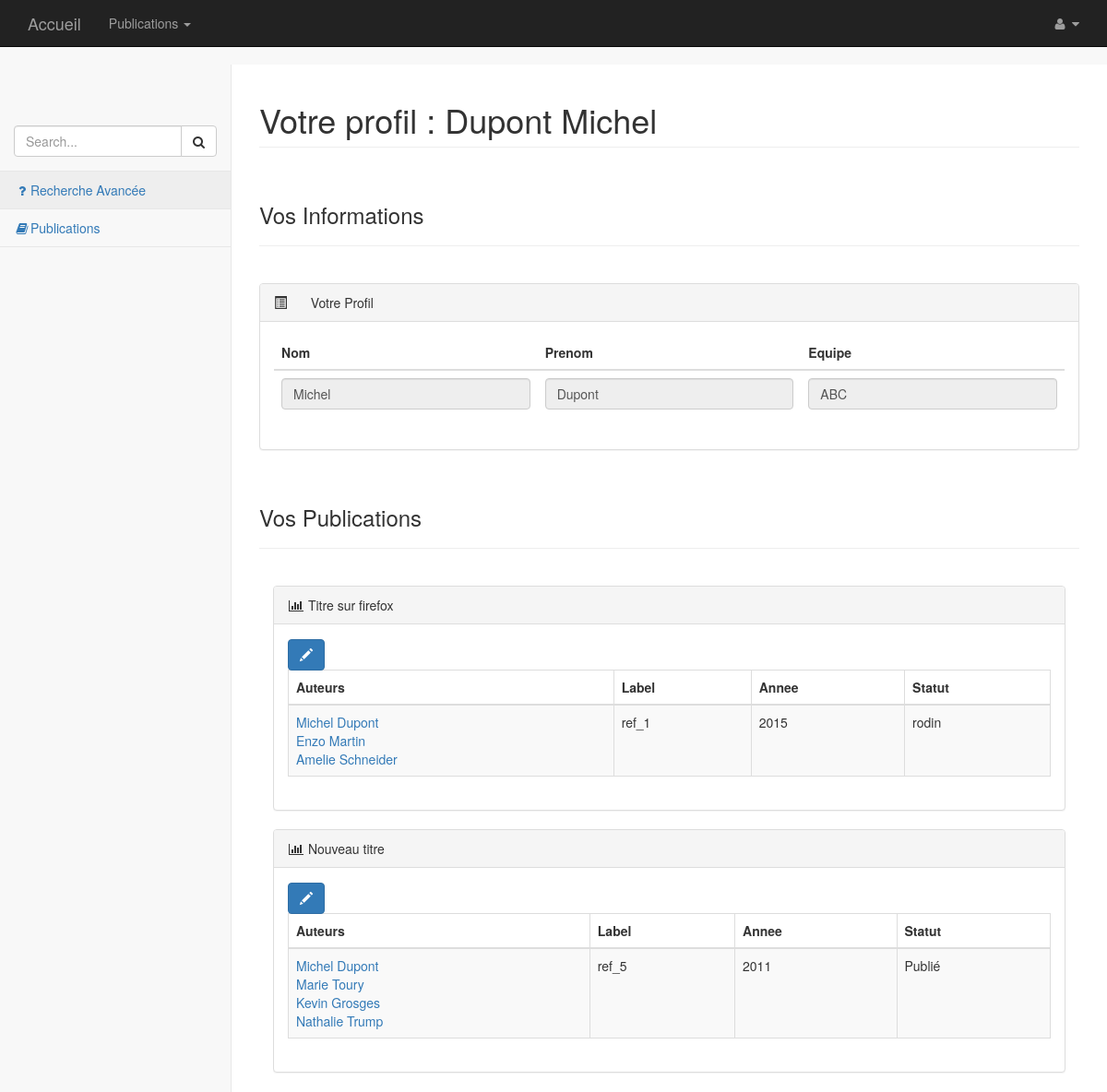
/index.php?controleur=profil&action=&id=1 (signed in), run on the app's committed database.
### tables this page shows
CREATE TABLE IF NOT EXISTS `Auteur` (
  `id` int(11) NOT NULL AUTO_INCREMENT,
  `organisation` varchar(50) NOT NULL,
  `equipe` varchar(25) NOT NULL,
  `nom` varchar(25) NOT NULL,
  `prenom` varchar(25) NOT NULL,
  PRIMARY KEY (`id`)
);

CREATE TABLE IF NOT EXISTS `Publication` (
  `id` int(11) NOT NULL AUTO_INCREMENT,
  `titre_article` varchar(500) NOT NULL,
  `reference_publication` varchar(500) NOT NULL,
  `annee` int(11) NOT NULL,
  `categorie` varchar(25) NOT NULL,
  `lieu` varchar(100) DEFAULT NULL,
  `statut` varchar(20) NOT NULL,
  `date_ajout` date NOT NULL,
  PRIMARY KEY (`id`)
);

### Controleur/ControleurProfil.php (called while the page is built, shortened)
<?php
    require_once('Classes/Publication.php');
    require_once('Classes/Chercheur.php');
    require_once 'Core/Controleur.php';
    class ControleurProfil extends Controleur{
            public function index(){
                $this->chercheur = new Chercheur('1', 'michel', 'dupont', 'UTT', 'equipe');
                $idChercheur = $this->requete->getParametre('id');
                $nomChercheur = $this->chercheur->getChercheur($idChercheur)->getNom();
                $prenomChercheur = $this->chercheur->getChercheur($idChercheur)->getPrenom();
                $titrePage = 'Votre profil : ' . $prenomChercheur . ' ' .$nomChercheur;
                $donneesSpecifiques = array('auteur' => $this->chercheur->getChercheur($idChercheur),'titrePage' => $titrePage,'publicationsAuteur' => $this->chercheur->getChercheur($idChercheur)->getPublications($idChercheur));
                $vue = new Vue('Profil/index');
                $vue->generer($donneesSpecifiques,'profil');
            }
    }

### Core/Routeur.php (called while the page is built, shortened)
<?php
    require_once 'Core/Vue.php';
    require_once 'Requete.php';
    class Routeur{
        public function routerRequete(){
            try{
                $requete = new Requete(array_merge($_GET, $_POST));
                $controleur = $this->creerControleur($requete);
                $action = $this->creerAction($requete);
                $controleur->executerAction($action);
            }
            catch(Exception $e){
                $this->gererErreur($e);
            }
        }
        private function creerControleur(Requete $requete){
            $controleur = "Accueil";
            if($requete->existeParametre('controleur')){
                $controleur = $requete->getParametre('controleur');
                $controleur = ucfirst($controleur);
            }
            $classeControleur = 'Controleur' . $controleur;
            $fichierControleur = 'Controleur/' . $classeControleur . '.php';
            if(file_exists($fichierControleur)){
                $controleur = new $classeControleur();
                $controleur->setRequete($requete);
                return $controleur;
            }
            else{
                throw new Exception("Fichier '$fichierControleur' introuvable");
            }
        }
        private function creerAction(Requete $requete){
            $action = "index";
            return $action;
        }
    }

### index.php (called while the page is built, shortened)
<?php
    require 'Core/Routeur.php';
    $routeur = new Routeur();
    $routeur->routerRequete();

### Core/Requete.php (called while the page is built, shortened)
<?php
    class Requete{
        private $parametres;
        public function __construct($parametres){
            $this->parametres = $parametres;
        }
        public function existeParametre($nom){
            return (isset($this->parametres[$nom]) && $this->parametres[$nom] != '');
        }
        public function getParametre($nom){
            if($this->existeParametre($nom)){
                return $this->parametres[$nom];
            }
            else{
                throw new Exception("Le parametre '$nom' absent de la requete");
            }
        }
    }

### Classes/Chercheur.php (called while the page is built, shortened)
<?php
    require_once 'Core/Modele.php';
    require_once 'Publication.php';
    class Chercheur extends Modele{
	private $id;
        private $nom;
	private $prenom;
	private $equipe;
        public function __construct ($id,$nom,$prenom,$organisation,$equipe){
		$this->id = $id;
		$this->nom = $nom;
		$this->prenom= $prenom;
		$this->equipe = $equipe;
        }
        public function getId(){return ($this->id);}
	public function getNom(){return ($this->nom);}
	public function getPrenom(){return ($this->prenom);}
        public function getEquipe(){return ($this->equipe);}
	public function getPublications($idChercheur = null, $categorie = null){
            if($idChercheur == null & $categorie != null){
                $reqPublications = 'SELECT Publication.* FROM Publication WHERE Publication.categorie = ? ORDER BY Publication.annee DESC;';
                $reponsePublications = $this->executerRequete($reqPublications, array($categorie));
            }
            elseif($categorie == null){
                $reqPublications = 'SELECT Publication.* FROM Publication, redige WHERE Publication.id = redige.Publication_id AND redige.Auteur_id = ? ORDER BY Publication.annee DESC;';
                $reponsePublications = $this->executerRequete($reqPublications, array($idChercheur));
            }
            else{
                $reqPublications = 'SELECT Publication.* FROM Publication, redige WHERE Publication.id = redige.Publication_id AND redige.Auteur_id = ? AND Publication.categorie = ?  ORDER BY Publication.annee DESC;';
                $reponsePublications = $this->executerRequete($reqPublications, array($idChercheur, $categorie));
            }
            while($donneesPublication = $reponsePublications->fetch()){
                $reqAuteurs = 'SELECT Auteur.* FROM redige, Auteur WHERE Auteur.id = redige.Auteur_id AND redige.Publication_id = ?';
                $reponseAuteurs = $this->executerRequete($reqAuteurs, array($donneesPublication['id']));
                while($donneesAuteurs = $reponseAuteurs->fetch()){
                    $idAuteurs[] = new Chercheur($donneesAuteurs['id'], $donneesAuteurs['nom'], $donneesAuteurs['prenom'], $donneesAuteurs['organisation'], $donneesAuteurs['equipe']);
                }
                $publications[] = new Publication($donneesPublication['id'], $idAuteurs, $donneesPublication['titre_article'], $donneesPublication['reference_publication'], $donneesPublication['annee'], $donneesPublication['statut'], $donneesPublication['categorie']);
                unset($idAuteurs);
            }
            if (empty($publications)){
                return null;
            }
            else{
                return $publications;
            }
	}
        public function getChercheur($id){
            $sql = 'SELECT * FROM Auteur WHERE id = ?';
            $resultat = $this->executerRequete($sql, array($id));
            $chercheurID = $resultat->fetch();
            $chercheur = new Chercheur($chercheurID['id'], $chercheurID['nom'], $chercheurID['prenom'], $chercheurID['organisation'], $chercheurID['equipe']);
            return $chercheur;
        }
    }

### Core/Modele.php (called while the page is built)
<?php
    require_once 'Configuration.php';
    abstract class Modele{
        private static $bdd;
        protected function executerRequete($sql, $params = null){
            if($params == null){
                $resultat = self::getBdd()->query($sql);
            }
            else{
                $resultat = self::getBdd()->prepare($sql);
                $resultat->execute($params);
            }
            return $resultat;
        }
        private static function getBdd(){
            if(self::$bdd == null){
                $dsn = Configuration::get("dsn");
                $login = Configuration::get("login");
                $mdp = Configuration::get("mdp");
                self::$bdd = new PDO($dsn, $login, $mdp,
                            array(PDO::ATTR_ERRMODE => PDO::ERRMODE_EXCEPTION));
            }
            return self::$bdd;
        }
    }

### Core/Configuration.php (called while the page is built)
<?php
    class Configuration{
        private static $parametres;
        public static function get($nom, $valeurDefaut = null){
            if(isset(self::getParametres()[$nom])){
                $valeur = self::getParametres()[$nom];
            }
            else{
                $valeur = $valeurDefaut;
            }
            return $valeur;
        }
        private static function getParametres(){
            if(self::$parametres == null){
                $cheminFichier = 'Config/prod.ini';
                if(!file_exists($cheminFichier)){
                    $cheminFichier = 'Config/dev.ini';
                }
                if(!file_exists($cheminFichier)){
                    throw new Exception('Aucun fichier de configuration trouvé');
                }
                else{
                    self::$parametres = parse_ini_file($cheminFichier);
                }
            }
            return self::$parametres;
        }
    }

### Classes/Publication.php (called while the page is built, shortened)
<?php
    require_once 'Core/Modele.php';
    class Publication extends Modele{
	private $id;
        private $auteurs = array();
        private $titre;
        private $ref;
        private $annee;
        private $statut;
        public function __construct($id, $auteurs, $titre, $ref, $annee, $statut, $type) {
		$this->id = $id;
        	$this->auteurs = $auteurs;
		$this->titre = $titre;
		$this->ref = $ref;
		$this->annee = $annee;
		$this->statut = $statut;
        }
	public function getId(){return $this->id;}
        public function getAuteurs(){return $this->auteurs;}
        public function getTitre(){return $this->titre;}
        public function getRef(){return $this->ref;}
        public function getAnnee(){return $this->annee;}
        public function getStatut(){return $this->statut;}
    }

### Vue/Profil/index.php (the view, shortened to what this page needs)
<?php
    $this->stylesCss = '
    <link href="bootstrap/bower_components/metisMenu/dist/metisMenu.min.css" rel="stylesheet">
    <link href="bootstrap/dist/css/timeline.css" rel="stylesheet">
    <link href="bootstrap/dist/css/sb-admin-2.css" rel="stylesheet">
    <link href="bootstrap/bower_components/morrisjs/morris.css" rel="stylesheet">
    <link href="styles/css/Moncss.css" rel="stylesheet" type="text/css">';
?>
 <nav>
      <div class="navbar-default sidebar" role="navigation">
        <div class="sidebar-nav navbar-collapse">
          <ul class="nav" id="side-menu">
            <li class="sidebar-search">
              <div class="input-group custom-search-form">
                <input type="text" class="form-control" placeholder="Search...">
                <span class="input-group-btn">
                  <button class="btn btn-default" type="button">
                    <i class="fa fa-search"></i>
                  </button>
                </span>
              </div>
            </li>
            <li><a data-toggle="modal" data-target="#myModal"><i class="fa fa-question fa-fw"></i>Recherche Avancée</a></li>
            <li><a href="index.php?controleur=publication"><i class="fa fa-book fa-fw"></i>Publications</a></li>
          </ul>
        </div>
      </div>
    </nav>
    <div id="page-wrapper">
      <div class="row">
        <div class="col-lg-12">
           <h1 class="page-header"><?= $titrePage ?></h1>
        </div>
      </div>
        <br/>
            <h3>Vos Informations</h3>
            <hr>
            <br/>
      <div id="contenu">
            <div class="panel panel-default">
                <div class="panel-heading">
                    <span class="glyphicon glyphicon-list-alt" aria-hidden="true"></span>
                    Votre Profil
                </div>
                <div class="panel-body">
                    <div class="row">
                        <div class="col-lg-12">
                            <div class="table-responsive">
                                <table class="table">
                                    <thead>
                                        <tr>
                                            <th>Nom<br/></th>
                                            <th>Prenom<br/></th>
                                            <th>Equipe<br/></th>
                                        </tr>
                                    </thead>
                                    <tbody>
                                    <tr>
                                        <td><input class="form-control verif" type="text" value="<?php echo $auteur->getNom();?>" disabled></td>
                                        <td><input class="form-control verif" type="text" value="<?php echo $auteur->getPrenom();?>" disabled></td>
                                        <td><input class="form-control verif" type="text" value="<?php echo $auteur->getEquipe();?>" disabled></td>
                                    </tr>
                                </tbody>
                            </table>
                        </div>
                    </div>
                </div>
            </div>
        </div>
            <br/>
            <h3>Vos Publications</h3>
            <hr>
            <br/>
            <?php if($publicationsAuteur != null) :?>
              <?php foreach($publicationsAuteur as $publication) :?>
                      <div class="col-lg-12">
              <div class="panel panel-default">
                      <div class="panel-heading">
                          <i class="fa fa-bar-chart-o fa-fw"></i>
                      <?= $publication->getTitre() ?>
                  </div>
                  <div class="panel-body">
                      <div class="row">
                          <div class="col-lg-12">
                              <div class="table-responsive">
                                  <table class="table table-bordered table-hover table-striped">
                                      <thead>
                                          <a class='btn btn-primary glyphicon glyphicon-pencil' href="index.php?controleur=modificationPublication&id=<?= $publication->getId()?>" ></a>
                                      <tr>
                                              <th>Auteurs</th>
                                              <th>Label</th>
                                              <th>Annee</th>
                                              <th>Statut</th>
                                          </tr>
                                      </thead>
                                      <tbody>
                                          <tr>
                                              <td>
                                                  <?php foreach($publication->getAuteurs() as $auteur) :?>
                                                    <a href= "index.php?controleur=publication&action=publicationsChercheur&id=<?= $auteur->getId()?>">
                                                      <?php echo $auteur->getNom() . ' ' . $auteur->getPrenom() . ' </br>' ?>
                                                    </a>
                                                  <?php endforeach;?>
                                              </td>
                                              <td><?php echo $publication->getRef();?></td>
                                              <td><?php echo $publication->getAnnee();?></td>
                                              <td><?php echo $publication->getStatut();?></td>
                                          </tr>
                                      </tbody>
                                  </table>
                              </div>
                          </div>
                          <div class="col-lg-12">
                          </div>
                      </div>
                  </div>
              </div>
          </div>
  <?php endforeach; ?>
<?php else: ?>
  Vous n'avez rien publié pour le moment
<?php  endif; ?>
      </div>
    </div>

### data on the page
auteur: nom "Michel", prenom "Dupont", equipe "ABC"
publication: titre_article "Titre sur firefox", reference_publication "ref_1", annee "2015", statut "rodin"
auteur: nom "Enzo", prenom "Martin"
auteur: nom "Amelie", prenom "Schneider"
publication: titre_article "Nouveau titre", reference_publication "ref_5", annee "2011", statut "Publié"
auteur: nom "Marie", prenom "Toury"
auteur: nom "Kevin", prenom "Grosges"
auteur: nom "Nathalie", prenom "Trump"

### other printed values
$titrePage "Votre profil : Dupont Michel"
